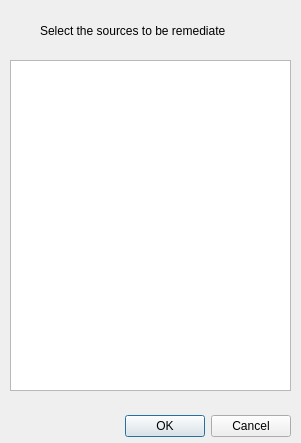
<?xml version="1.0" encoding="UTF-8"?>
<ui version="4.0">
 <class>Dialog</class>
 <widget class="QDialog" name="Dialog">
  <property name="geometry">
   <rect>
    <x>0</x>
    <y>0</y>
    <width>301</width>
    <height>443</height>
   </rect>
  </property>
  <property name="windowTitle">
   <string>Dialog</string>
  </property>
  <widget class="QDialogButtonBox" name="buttonBox">
   <property name="geometry">
    <rect>
     <x>10</x>
     <y>410</y>
     <width>281</width>
     <height>32</height>
    </rect>
   </property>
   <property name="orientation">
    <enum>Qt::Horizontal</enum>
   </property>
   <property name="standardButtons">
    <set>QDialogButtonBox::Cancel|QDialogButtonBox::Ok</set>
   </property>
  </widget>
  <widget class="QLabel" name="label">
   <property name="geometry">
    <rect>
     <x>40</x>
     <y>20</y>
     <width>231</width>
     <height>21</height>
    </rect>
   </property>
   <property name="text">
    <string>Select the sources to be remediate</string>
   </property>
  </widget>
  <widget class="QListView" name="listView">
   <property name="geometry">
    <rect>
     <x>10</x>
     <y>60</y>
     <width>281</width>
     <height>331</height>
    </rect>
   </property>
  </widget>
 </widget>
 <resources/>
 <connections>
  <connection>
   <sender>buttonBox</sender>
   <signal>accepted()</signal>
   <receiver>Dialog</receiver>
   <slot>accept()</slot>
   <hints>
    <hint type="sourcelabel">
     <x>248</x>
     <y>254</y>
    </hint>
    <hint type="destinationlabel">
     <x>157</x>
     <y>274</y>
    </hint>
   </hints>
  </connection>
  <connection>
   <sender>buttonBox</sender>
   <signal>rejected()</signal>
   <receiver>Dialog</receiver>
   <slot>reject()</slot>
   <hints>
    <hint type="sourcelabel">
     <x>316</x>
     <y>260</y>
    </hint>
    <hint type="destinationlabel">
     <x>286</x>
     <y>274</y>
    </hint>
   </hints>
  </connection>
 </connections>
</ui>
